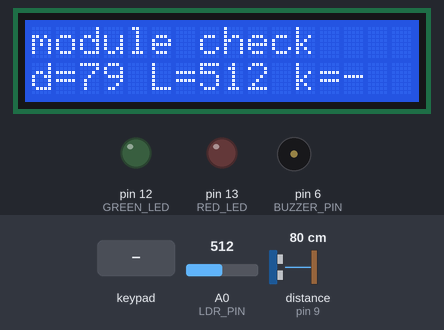
Recording of a sketch running on a simulated Arduino Mega 2560, built with avr-gcc and run on an emulated ATmega2560. On the bench: 16×2 character LCD, output pins drawn as LEDs (lit = HIGH), buzzer (waves = sounding). Wiring (inferred from the names in the program): ultrasonic range finder: trigger pin 10; echo pin 9. The test bench sets the inputs (shaded band); at power-on: A0 (LDR_PIN) = 512, distance to the obstacle (sensor on pin 9) 80 cm. The echo pulse lasts 58.3 µs per cm; the local clock reads 2024-03-15 10:24:30 at power-on unless the sketch sets it; pins used as bus, display or sensor lines are not drawn; what the sketch prints to the serial monitor is not drawn.

Above: at 1.9 s.
2.0 s: key 'A' pressed
At 2.9 s:
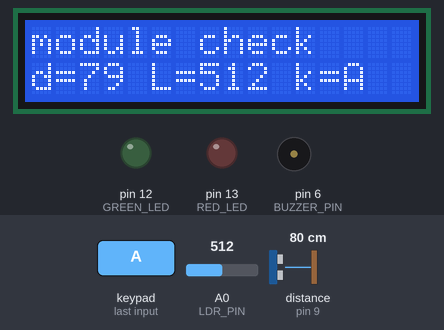
3.8 s: keypad keys 3 0 3 2 3 4 3 6 # pressed 0.4 s apart
At 8.0 s:
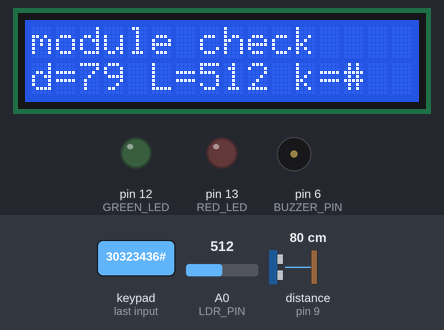
9.0 s: key 'B' pressed
At 10.1 s:
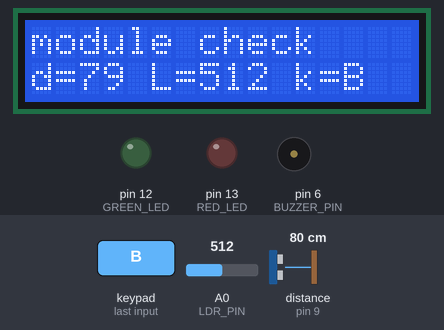
10.5 s: keypad keys 3 0 3 2 3 4 3 6 * pressed 0.4 s apart
At 14.2 s:
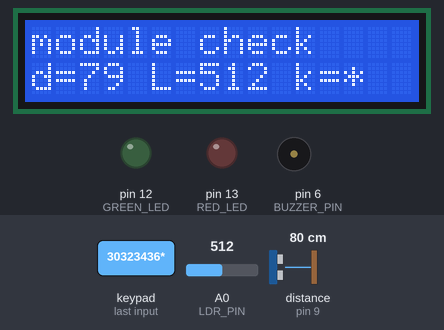
15.6 s: key 'C' pressed
At 17.0 s:
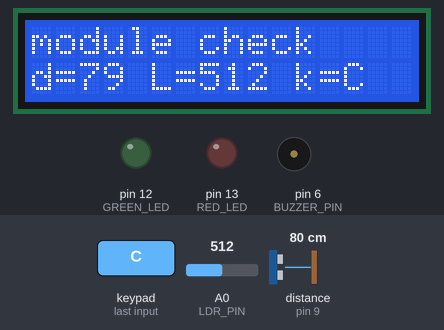
17.3 s: keypad keys 3 0 3 2 3 4 3 6 D pressed 0.4 s apart
At 20.78 s:
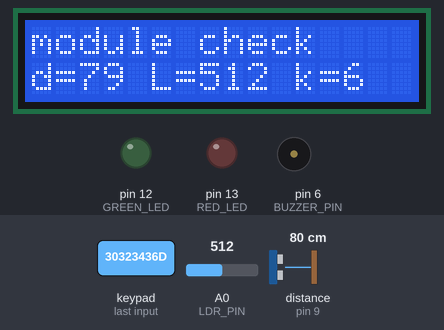
Timing chart, 0 to 22.3 s (numbered marks = the images above; inputs shaded):
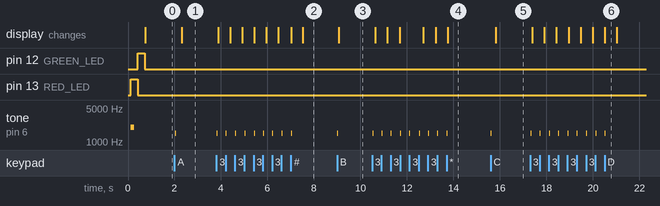

The sketch:

module_check.ino
```cpp
#include <Wire.h>
#include <SPI.h>
#include <RTClib.h>
#include <MFRC522.h>
#include <Keypad.h>
#include <LiquidCrystal.h>

const uint8_t TRIG_PIN = 10, ECHO_PIN = 9, LDR_PIN = A0, BUZZER_PIN = 6, RED_LED = 13, GREEN_LED = 12;
LiquidCrystal lcd(7, 8, 22, 24, 26, 28);
const byte ROWS = 4, COLS = 4;
char KEYS[ROWS][COLS] = {{'1','2','3','A'}, {'4','5','6','B'}, {'7','8','9','C'}, {'*','0','#','D'}};
byte ROW_PINS[ROWS] = {30, 32, 34, 36};
byte COL_PINS[COLS] = {38, 40, 42, 44};
Keypad keypad = Keypad(makeKeymap(KEYS), ROW_PINS, COL_PINS, ROWS, COLS);
RTC_DS1307 rtc;
MFRC522 rfid(53, 5);
bool rtcFound = false;
char lastKey = '-';
char uid[16] = "-";
unsigned long lastPrint = 0;

void setup() {
  Serial.begin(115200);
  pinMode(TRIG_PIN, OUTPUT); pinMode(ECHO_PIN, INPUT); pinMode(LDR_PIN, INPUT_PULLUP);
  pinMode(BUZZER_PIN, OUTPUT); pinMode(RED_LED, OUTPUT); pinMode(GREEN_LED, OUTPUT);
  lcd.begin(16, 2); lcd.print("module check");
  Wire.begin();
  rtcFound = rtc.begin();
  if (rtcFound && !rtc.isrunning()) rtc.adjust(DateTime(F(__DATE__), F(__TIME__)));
  SPI.begin(); rfid.PCD_Init();
  byte version = rfid.PCD_ReadRegister(MFRC522::VersionReg);
  Serial.print("# rfid version 0x"); Serial.println(version, HEX);
  Serial.print("# rtc "); Serial.println(rtcFound ? "found" : "not found");

  digitalWrite(RED_LED, HIGH); tone(BUZZER_PIN, 2000, 150); delay(300);
  digitalWrite(RED_LED, LOW); digitalWrite(GREEN_LED, HIGH); delay(300); digitalWrite(GREEN_LED, LOW);
}

void loop() {
  char key = keypad.getKey();
  if (key) { lastKey = key; tone(BUZZER_PIN, 1500, 40); }
  if (rfid.PICC_IsNewCardPresent() && rfid.PICC_ReadCardSerial()) {
    uid[0] = '\0';
    for (byte i = 0; i < rfid.uid.size && i < 7; i++) { char hex[3]; sprintf(hex, "%02X", rfid.uid.uidByte[i]); strcat(uid, hex); }
    rfid.PICC_HaltA();
  }
  if (millis() - lastPrint < 500) return;
  lastPrint = millis();

  digitalWrite(TRIG_PIN, LOW); delayMicroseconds(2);
  digitalWrite(TRIG_PIN, HIGH); delayMicroseconds(10); digitalWrite(TRIG_PIN, LOW);
  unsigned long echo = pulseIn(ECHO_PIN, HIGH, 30000UL);
  int light = analogRead(LDR_PIN);

  Serial.print("C,");
  if (echo) Serial.print(echo * 0.0343 / 2.0, 1); else Serial.print('-');
  Serial.print(','); Serial.print(light); Serial.print(',');
  if (rtcFound) Serial.print(rtc.now().unixtime()); else Serial.print('-');
  Serial.print(','); Serial.print(lastKey); Serial.print(','); Serial.println(uid);

  lcd.setCursor(0, 1);
  lcd.print("d="); if (echo) lcd.print((int)(echo * 0.0343 / 2.0)); else lcd.print('-');
  lcd.print(" L="); lcd.print(light); lcd.print(" k="); lcd.print(lastKey); lcd.print("   ");
}
```

Measured:
- after the input at 2.0 s, tone on pin 6 (BUZZER_PIN): silent → 1500 Hz at once, → silent 0.04 s later; the display: changes after 0.31 s (image 1)
- after the input at 3.8 s, tone on pin 6 (BUZZER_PIN): alternates 1500 Hz for 0.04 s and silent for 0.35 s, 18 changes in all, then stays silent, starting at once; the display: first changes after 0.07 s (image 2 shows a later state)
- after the input at 9.0 s, tone on pin 6 (BUZZER_PIN): silent → 1500 Hz at once, → silent 0.04 s later; the display: changes after 0.07 s (image 3)
- after the input at 10.5 s, tone on pin 6 (BUZZER_PIN): alternates 1500 Hz for 0.04 s and silent for 0.35 s, 18 changes in all, then stays silent, starting at once; the display: first changes after 0.13 s (image 4 shows a later state)
- after the input at 15.6 s, tone on pin 6 (BUZZER_PIN): silent → 1500 Hz at once, → silent 0.04 s later; the display: changes after 0.23 s (image 5)
- after the input at 17.3 s, tone on pin 6 (BUZZER_PIN): alternates 1500 Hz for 0.04 s and silent for 0.35 s, 18 changes in all, then stays silent, starting at once; the display: first changes after 0.09 s (image 6 shows a later state)
- what the display in image 6 shows lasts 0.5 s, from 20.5 s to 21.0 s
